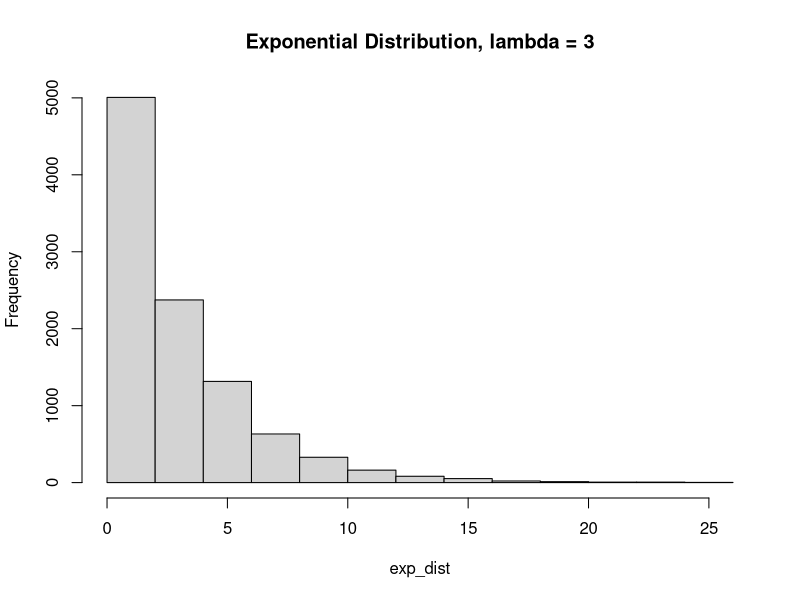
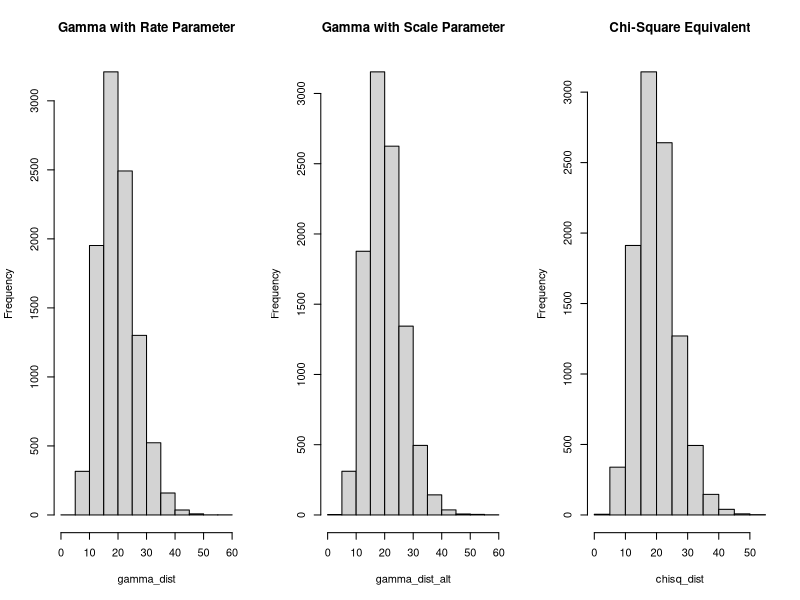
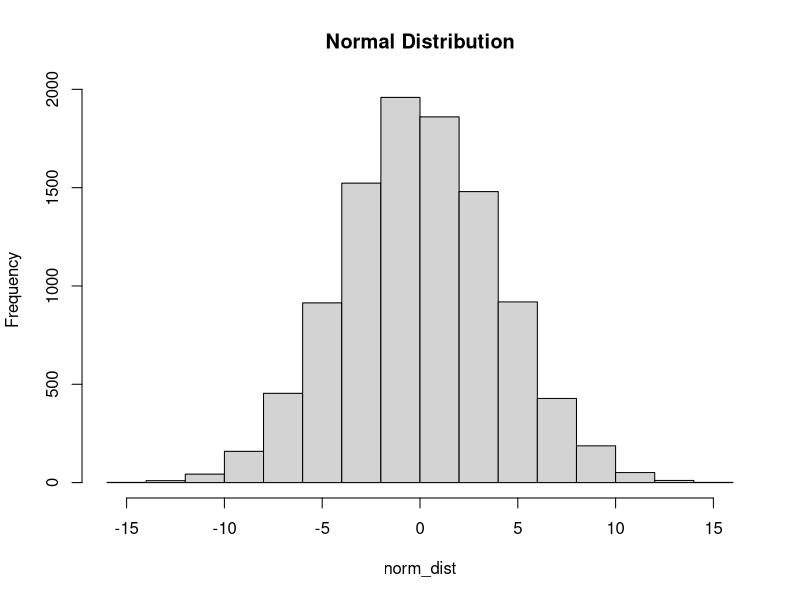

R code for these plots, in order: (Note: a time limit stopped this script after it produced the figures.)
###############################################
## PURPOSE: Demonstration of Simulations for ##
##          Linear Models                    ##
## BY:      Kevin Josey                      ##
###############################################

# Dependencies ------------------------------------------------------------

library(nlme) # for gls()
library(lme4) # for lmer()
set.seed(06041989)


# Generating Random Variables ---------------------------------------------

n <- 10000

## Continuous Random Variables

# Exponential
exp_dist <- rexp(n, rate = 1/3)
hist(exp_dist, main = "Exponential Distribution, lambda = 3")

# Gamma
par(mfrow = c(1,3))
gamma_dist <- rgamma(n, shape = 20/2, rate = 1/2)
hist(gamma_dist, main = "Gamma with Rate Parameter")
gamma_dist_alt <- rgamma(n, shape = 20/2, scale = 2)
hist(gamma_dist_alt, main = "Gamma with Scale Parameter")

# Chi-square: special case of gamma
chisq_dist <- rchisq(n, df = 20)
hist(chisq_dist, main = "Chi-Square Equivalent")

# Normal
par(mfrow = c(1,1))
norm_dist <- rnorm(n, mean = 0, sd = 4)
hist(norm_dist, main = "Normal Distribution")

## Discrete Random Variables

# Poisson
pois_dist <- rpois(n, lambda = 4)
table(pois_dist)

# Bernoulli
bern_dist <- rbinom(n, size = 1, prob = 1/3)
table(bern_dist)


# Probability Integral Transformation -------------------------------------

U <- runif(n)

# Exponential
lambda <- 3
Y <- -lambda*log(1-U)
mean(Y) # lambda
var(Y) # lambda^2

# f(x) = 1/2 cos(x); F(X) = 1/2 sin(X) + 1/2; -pi/2 < X < pi/2

X <- asin(2*U - 1)
mean(X) # mu = 0
var(X) # var = 1/4*(pi^2-8)


# General Linear Model ----------------------------------------------------

## One-way ANOVA

rm(list = ls())

# Design Matrix
n1 <- 15 # sample size for group 1
n2 <- 20 # sample size for group 2
n3 <- 25 # sample size for group 3
n <- n1 + n2 + n3

grp <- factor( rep(1:3, times = c(n1,n2,n3)) )
X <- model.matrix(~ 0 + grp) 
# cell means coding (only time I will use this)

# Random Reponses
e <- rnorm(n, sd = 1.5) # mse = 2.25
mu <- c(1,1,2) # parameters

y <- X %*% mu + e

# Fitting the Model
one.way.fit <- lm(y ~ 0 + grp) # note that we remove the intercept
summary(one.way.fit)

# ANOVA by Hand
C <- rbind(c(1, -1, 0),
           c(1, 0, -1)) # contrast matrix
mu.hat <- solve(t(X) %*% X) %*% t(X) %*% y # OLS estimator
rmse <- t(y - X %*% mu.hat) %*% (y - X %*% mu.hat) / (n - 3) # residual mse

I <- diag(1, nrow = n, ncol = n)
proj.mat <- X %*% solve(t(X) %*% X) %*% t(X) # projection matrix
rmse.alt <- t(y) %*% (I - proj.mat) %*% y / (n - 3) # alternative rmse

mu.0 <- c(1,1,1) # null hypothesis
mu.var <- solve(t(X) %*% X) * as.vector(rmse) # variance of mu.hat

wald.stat <- t(C %*% (mu.hat - mu.0)) %*% solve(C %*% mu.var %*% t(C)) %*% (C %*% (mu.hat - mu.0)) / 2 # Wald statistic

pval <- pf(wald.stat, 2, 57, lower.tail = FALSE) # p-value

anova(lm(y ~ grp)) # check

## Two-Way ANOVA w/ interaction

rm(list = ls())

# Design Matrix (factor 1: 3 lvls, factor 2: 2 levels, balanced design)
n1 <- 30
n2 <- 30
n3 <- 30

m1 <- m2 <- 45

a1 <- factor( rep(1:3, times = c(n1,n2,n3)) )
a2 <- factor( rep(1:2, times = (m1 + m2)/2) )

X <- model.matrix(~ a1*a2) # reference cell coding, full rank matrix

# Response
e <- rnorm(nrow(X), sd = 1.5) # MSE = 2.25; independence
beta <- c(10, 1, -1, 2, 0.5, -0.5) # c(int, factor1.2, factor1.3, factor2.2, factor1.2:factor2.2, factor1.3:factor2.2)

y <- X %*% beta + e

# Fitting the Model
two.way.fit <- lm(y ~ a1*a2)
anova(two.way.fit)
summary(two.way.fit)

## ANCOVA

# Design Matrix
n1 <- 50
n2 <- 50

grp <- factor( rep(c(1,2), times = c(n1,n2)) )
cv <- rnorm(n1 + n2, mean = 2, sd = 1)
X <- model.matrix(~ grp + cv) # reference cell coding

# Response
e <- rnorm(nrow(X), sd = 2) # mse = 4
beta <- c(10, 0.8, 0.1) 

y <- X %*% beta + e

# Fitting the Model
ancova.fit <- lm(y ~ grp + cv)
summary(ancova.fit)


# Repeated Measures ANOVA ----------------------------------------------

rm(list = ls())

p <- 2 # repeated measurements

# Covariance Matrix
R <- matrix(1, nrow = p, ncol = p)
G <- diag(2, nrow = p, ncol = p)

V <- R + G # W/I subject covariance

# Design Matrix
n1 <- 100 # sample size for group 1
n2 <- 100 # sample size for group 2
n3 <- 100 # sample size for group 3
n <- n1 + n2 + n3

grp <- factor( rep(1:3, times = c(n1*p,n2*p,n3*p)) )
time <- factor( rep(1:p, times = n) )
X <- model.matrix(~ grp*time) # reference cell coding
id <- rep(1:n, each = p) # id indexing clusters

# Responses
beta <- c(10, 1, 2, 0.2, -0.1, 0.1) 
# c(int, grp2, grp3, time2, grp2*time2, grp3*time2)

E <- matrix(NA, nrow = n, ncol = p)
# vectorizing the error matrix only works when each
# independent sampling unit has an equal number of planned 
# repeated measurements.

for (i in 1:n) {
  
  E[i,] <- t(chol(V)) %*% rnorm(p, mean = 0, sd = 1)
  # want L not U in LU Decomposition; use unit variance
  
}

e <- as.vector(t(E)) # vectorize by rows of the error matrix 
y <- X %*% beta + e

# Fit Mixed Model
cs.fit <- gls(y ~ grp*time, correlation = corCompSymm(form = ~1|id)) # generalized least squares (nlme)
summary(cs.fit) # ICC = 1/(1+2) = 0.3333 = rho
anova(cs.fit)

# Difference in Differences Hypothesis by Hand ( test interactions )

L <- rbind(c(0,0,0,0,1,0),
           c(0,0,0,0,0,1)) # contrast matrix

nu.e = n - 3 # residual degrees of freedom
nu.1 = 2 # numerator degrees of freedom
nu.2 = nu.e - 1 + 1 # denominator defrees of freedom

beta.hat <- coef(cs.fit) # estimate
theta.hat <- L %*% beta.hat # contrast estimates
theta.0 <- as.matrix( c(0, 0) ) # null hypothesis

# if you can find a better way of extract the covariance estimate, please let me know
V.tmp <- matrix(coef(cs.fit$modelStruct$corStruct, unconstrained = FALSE), nrow = p, ncol = p) 
diag(V.tmp) <- 1
V.hat <- V.tmp*cs.fit$sigma^2 # within subject variance estimate
Sig.hat = kronecker(diag(1, nrow = n, ncol = n), V.hat) # expand V

wald.var <- solve(L %*% solve(t(X) %*% solve(Sig.hat) %*% X) %*% t(L)) # variance of theta.hat
wald.stat <- t(theta.hat - theta.0) %*% wald.var %*% (theta.hat - theta.0) / nu.1 # wald statistic

pval <- pf(wald.stat, nu.1, nu.2, lower.tail = FALSE) # p-value


# Linear Mixed Effects Model ----------------------------------------------

# Using everything from before but fitting a random intercept model 
# instead of a "compound symmetric pattern" model

d <- rep(rnorm(n, 0, sqrt(1)), each = p)
e <- rnorm(n*p, 0, sqrt(2)) 
# Same ICC as the covariance pattern model,
# errors are independent,
# between cluster heterogeneity is expressed in the random effect

y_n <- X %*% beta + d + e # Z_{ij} = 1 for all i,j

# Fit Model
rand.int.fit <- lmer(y_n ~ grp*time + (1|id)) # using lme4 package
summary(rand.int.fit) # Same distribution as cs.fit response variable


# Power and Sample Size ---------------------------------------------------

## Power

# Monte Carlo Simulation for Power
# Fix: sample size, nuisance parameters, covariates
# For each true beta (effect size more or less):
# (1) Generate 10,000 samples. 
# (2) Run the desired hypothesis test for each sample.
# (3) Save whether you rejected the null or not.
# (4) Proportion of samples that reject is the empirical power

rm(list = ls())

# One-Way ANOVA

iter <- 10000 # no. of iterations
n1 <- 15 # sample size group 1
n2 <- 20 # sample size group 2
n3 <- 25 # sample size group 3

grp <- factor( rep(1:3, times = c(n1,n2,n3)) )
X <- model.matrix(~ grp) # Reference Cell Coding

sd <- 3 # MSE = 9, independent
scen <- seq(0, 3, by = 0.5)

out <- vector(mode = "numeric", length = length(scen)) # initialize output

for(j in 1:length(scen)) { # nested for loops are bad, see if you can't improve this with the apply class of functions
  
  beta <- c(1, 0, scen[j]) # concentrated effects
  n.reject <- 0 # initialize rejection count

  for (i in 1:iter) {
  
    e <- rnorm(nrow(X), sd = sd) # residual error
    y <- X %*% beta + e
  
    fit <- lm(y ~ grp) # fitted model
    a <- anova(fit)
  
    n.reject <- n.reject + ( a$`F value`[1] > qf(0.95, 2, 57) ) 
    # ndf = rank(C) = 2, ddf = N - rank(X) = 60 - 3 = 57
  
  }
  
  out[j] <- n.reject/iter
    
}

pow <- cbind(scen, out)
plot(out ~ scen, data = pow, type = "l", lwd = 2,
     ylab = "Power", xlab = "Concentrated Effect Size", 
     main = "Power with Respect to Concentrated Effects")
abline(h = 0.8, col = "red", lty = 3, lwd = 2)
segments(x0 = 2.5, y0 = -0.1, y1 = 0.8, lty = 3, col = "red", lwd = 2)

## Sample Size

# Consider an equal allocation study (group sample sizes are equal)
# Fix: effect parameters, nuisance parameters, covariates
# Same procedure as sample size

rm(list = ls())

# One-Way ANOVA

iter <- 10000 # no. of iterations
sd <- 3 # mse = 9
try.n <- seq(5, 50, by = 5) # test different sample sizes
beta <- c(1, 0, 2) # note this is our "effect size"

out <- vector(mode = "numeric", length = length(try.n)) # initialize output

for(j in 1:length(try.n)) { # nested for loops are bad, see if you can't improve this with the apply class of functions
  
  n <- try.n[j]
  grp <- factor( rep(1:3, each = n) )
  X <- model.matrix(~ grp) # Reference Cell Coding
  n.reject <- 0 # initialize rejection count
  
  for (i in 1:iter) {
    
    e <- rnorm(nrow(X), sd = sd) 
    y <- X %*% beta + e
    
    fit <- lm(y ~ grp) # fitted model
    a <- anova(fit)
    
    n.reject <- n.reject + ( a$`F value`[1] > qf(0.95, 2, 57) ) 
    # ndf = rank(C) = 2, ddf = N - rank(X) = 60 - 3 = 57
    
  }
  
  out[j] <- n.reject/iter
  
}

samp.size <- cbind(try.n, out)
